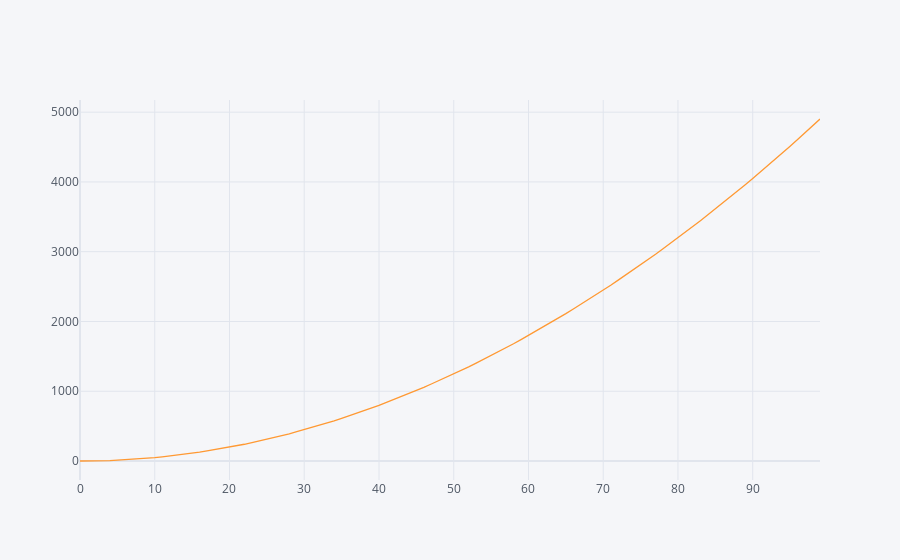

Write notebook code for a chart like this one.
### Markdown cell above
### With Three Integers (n = 3)

### Code cell
def how_many_ways_3(total):
    number_of_ways = 0
    for a in range(total+1):
        for b in range(total+1):
            for c in range(total+1):
                if a + b + c  == total:
                    values = [a, b, c]
                    if values.count(a) + values.count(b) + values.count(c) == 3:
                        number_of_ways += 1
    return number_of_ways

df3 = pd.DataFrame()
for k in range(100):
    ways = how_many_ways_3(k)
    df3 = df3.append({'k':k, 'ways':ways}, ignore_index=True)

df3.iplot(x='k')

### Figure 1 — Plotly figure (JSON) as saved in the notebook; plotly's stock layout.template omitted (floating-point values rounded to 4 significant figures)
{"data": [{"line": {"color": "rgba(255, 153, 51, 1.0)", "dash": "solid", "shape": "linear", "width": 1.3}, "mode": "lines", "name": "ways", "text": "", "type": "scatter", "x": [0, 1, 2, 3, 4, 5, 6, 7, 8, 9, 10, 11, 12, 13, 14, 15, 16, 17, 18, 19, 20, 21, 22, 23, 24, 25, 26, 27, 28, 29, 30, 31, 32, 33, 34, 35, 36, 37, 38, 39, 40, 41, 42, 43, 44, 45, 46, 47, 48, 49, 50, 51, 52, 53, 54, 55, 56, 57, 58, 59, 60, 61, 62, 63, 64, 65, 66, 67, 68, 69, 70, 71, 72, 73, 74, 75, 76, 77, 78, 79, 80, 81, 82, 83, 84, 85, 86, 87, 88, 89, 90, 91, 92, 93, 94, 95, 96, 97, 98, 99], "y": [0, 0, 0, 6, 6, 12, 18, 24, 30, 42, 48, 60, 72, 84, 96, 114, 126, 144, 162, 180, 198, 222, 240, 264, 288, 312, 336, 366, 390, 420, 450, 480, 510, 546, 576, 612, 648, 684, 720, 762, 798, 840, 882, 924, 966, 1014, 1056, 1104, 1152, 1200, 1248, 1302, 1350, 1404, 1458, 1512, 1566, 1626, 1680, 1740, 1800, 1860, 1920, 1986, 2046, 2112, 2178, 2244, 2310, 2382, 2448, 2520, 2592, 2664, 2736, 2814, 2886, 2964, 3042, 3120, 3198, 3282, 3360, 3444, 3528, 3612, 3696, 3786, 3870, 3960, 4050, 4140, 4230, 4326, 4416, 4512, 4608, 4704, 4800, 4902]}], "layout": {"legend": {"bgcolor": "#F5F6F9", "font": {"color": "#4D5663"}}, "paper_bgcolor": "#F5F6F9", "plot_bgcolor": "#F5F6F9", "title": {"font": {"color": "#4D5663"}}, "xaxis": {"gridcolor": "#E1E5ED", "showgrid": true, "tickfont": {"color": "#4D5663"}, "title": {"font": {"color": "#4D5663"}, "text": ""}, "zerolinecolor": "#E1E5ED"}, "yaxis": {"gridcolor": "#E1E5ED", "showgrid": true, "tickfont": {"color": "#4D5663"}, "title": {"font": {"color": "#4D5663"}, "text": ""}, "zerolinecolor": "#E1E5ED"}}}
